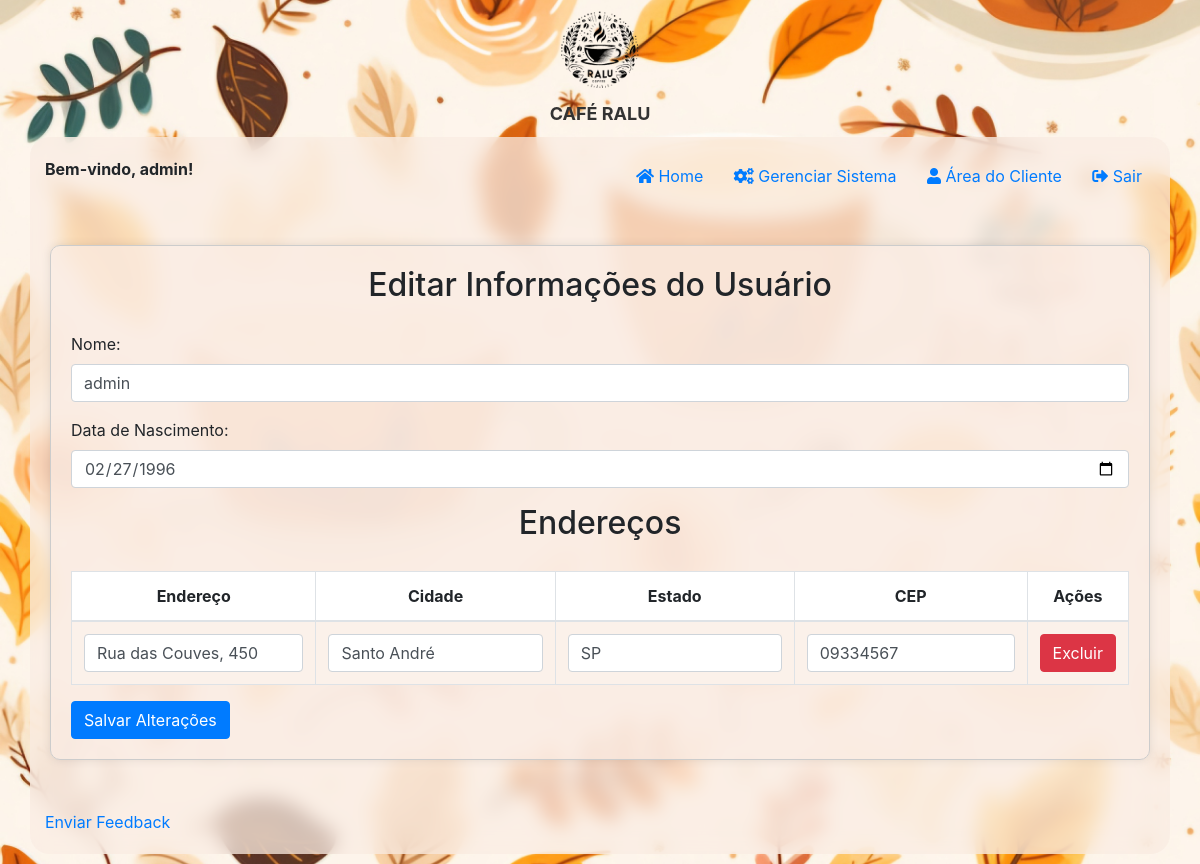
Screenshot of /editar_usuario (signed in) with the database file from the repository.
### models.py (models this page shows)
class Usuario(Base):
    __tablename__ = 'usuarios'
    email = Column(String, primary_key=True)
    nome = Column(String)
    senha = Column(String)
    codigo_recuperacao = Column(String)
    data_nascimento = Column(Date)
    enderecos = relationship('Endereco', back_populates='usuario')
    cartoes_credito = relationship('CartaoCredito', back_populates='usuario')
    compras = relationship('Compra', back_populates='usuario')

class Endereco(Base):
    __tablename__ = 'enderecos'
    id = Column(Integer, primary_key=True, autoincrement=True)
    email_usuario = Column(String, ForeignKey('usuarios.email'), nullable=False)
    endereco = Column(String, nullable=False)
    cidade = Column(String, nullable=False)
    estado = Column(String, nullable=False)
    cep = Column(String, nullable=False)
    usuario = relationship('Usuario', back_populates='enderecos')
    compras = relationship('Compra', back_populates='endereco')

### app.py (the view)
@app.route('/editar_usuario', methods=['GET', 'POST'])
@login_required
def editar_usuario():
    usuario = db_session.query(Usuario).filter_by(email=session['user_id']).first()
    enderecos = db_session.query(Endereco).filter_by(email_usuario=session['user_id']).all()
    if request.method == 'POST':
        usuario.nome = request.form['nome']
        usuario.data_nascimento = datetime.strptime(request.form['data_nascimento'], '%Y-%m-%d').date()
        db_session.commit()
        return redirect(url_for('area_cliente'))
    return render_template('editar_usuario.html', usuario=usuario, enderecos=enderecos)

### app.py (called while the page is built)
def login_required(f):
    @wraps(f)
    def decorated_function(*args, **kwargs):
        if 'user_id' not in session:
            return redirect(url_for('index'))
        return f(*args, **kwargs)
    return decorated_function

### templates/editar_usuario.html (shortened to what this page needs)
{% extends "base.html" %}
{% block content %}
<div class="centered-form">
    <h2>Editar Informações do Usuário</h2>
    <form action="{{ url_for('editar_usuario') }}" method="post" class="needs-validation" novalidate>
        <div class="form-group">
            <label for="nome">Nome:</label>
            <input type="text" id="nome" name="nome" class="form-control" value="{{ usuario.nome }}" required>
        </div>
        <div class="form-group">
            <label for="data_nascimento">Data de Nascimento:</label>
            <input type="date" id="data_nascimento" name="data_nascimento" class="form-control" value="{{ usuario.data_nascimento.strftime('%Y-%m-%d') if usuario.data_nascimento else '' }}" required>
        </div>
        <h2>Endereços</h2>
        <div class="table-responsive">
            <table class="table">
                <thead>
                    <tr>
                        <th>Endereço</th>
                        <th>Cidade</th>
                        <th>Estado</th>
                        <th>CEP</th>
                        <th>Ações</th>
                    </tr>
                </thead>
                <tbody>
                    {% for endereco in enderecos %}
                    <tr>
                        <td><input type="text" name="endereco_{{ endereco.id }}" class="form-control" value="{{ endereco.endereco }}" required></td>
                        <td><input type="text" name="cidade_{{ endereco.id }}" class="form-control" value="{{ endereco.cidade }}" required></td>
                        <td><input type="text" name="estado_{{ endereco.id }}" class="form-control" value="{{ endereco.estado }}" required></td>
                        <td><input type="text" name="cep_{{ endereco.id }}" class="form-control" value="{{ endereco.cep }}" required></td>
                        <td>
                            <form action="{{ url_for('excluir_endereco', endereco_id=endereco.id) }}" method="post" style="display:inline;">
                                <button type="submit" class="btn btn-danger">Excluir</button>
                            </form>
                        </td>
                    </tr>
                    {% endfor %}
                </tbody>
            </table>
        </div>
        <button type="submit" class="btn btn-primary">Salvar Alterações</button>
    </form>
</div>
{% endblock %}

### templates/base.html (shortened to what this page needs)
<!DOCTYPE html>
<html lang="en">
<head>
    <link rel="stylesheet" href="{{ url_for('static', filename='css/styles.css') }}">
    <link rel="stylesheet" href="https://stackpath.bootstrapcdn.com/bootstrap/4.5.2/css/bootstrap.min.css">
    <link rel="stylesheet" href="https://cdnjs.cloudflare.com/ajax/libs/font-awesome/5.15.3/css/all.min.css">
</head>
<body>
        <div class="logo">
            <img src="{{ url_for('static', filename='logo ralu.png') }}" alt="Logo" class="img-fluid">
            <span class="logo-text">CAFÉ RALU</span>
        </div>
    <div class="container">
        <div class="row">
            <div class="col text-left">
                {% if session.get('user_name') %}
                <span class="bem_vindo">Bem-vindo, {{ session.get('user_name') }}!</span>
                {% endif %}
            </div>
            <div class="col text-right">
                <a href="{{ url_for('catalogo') }}" class="btn btn-link">
                    <i class="fas fa-home"></i> Home
                </a>
                {% if session.get('user_id') == 'admin@admin.com' %}
                <a href="{{ url_for('gerenciar_sistema') }}" class="btn btn-link">
                    <i class="fas fa-cogs"></i> Gerenciar Sistema
                </a>
                {% endif %}
                {% if session.get('user_name') %}
                <a href="{{ url_for('area_cliente') }}" class="btn btn-link">
                    <i class="fas fa-user"></i> Área do Cliente
                </a>
                <a href="{{ url_for('logout') }}" class="btn btn-link">
                    <i class="fas fa-sign-out-alt"></i> Sair
                </a>
                {% else %}
                <a href="{{ url_for('index') }}" class="btn btn-link">
                    <i class="fas fa-sign-in-alt"></i> Login
                </a>
                {% endif %}
            </div>
        </div>
        {% block content %}{% endblock %}
    <a href="{{ url_for('feedback') }}">Enviar Feedback</a>
</div>
</body>
</html>

### static/css/styles.css (style rules this page uses)
body { font-family: Arial, sans-serif; margin: 0; padding: 0; background-image: url('/static/fundo.jpg'); background-size: cover; background-repeat: no-repeat; background-position: center center; background-attachment: fixed; font-size: 18px; }
.bem_vindo { font-weight: bold; }
.logo { display: flex; flex-direction: column; align-items: center; }
.logo img { max-height: 100px; }
.logo-text { font-size: 18px; font-weight: bold; color: #333; }
h1, h2 { text-align: center; font-weight: bold; }
h2 { padding-bottom: 20px; }
label { display: block; margin-bottom: 5px; }
.btn { display: inline-block; padding: 10px 15px; font-size: 16px; font-weight: bold; text-align: center; text-decoration: none; border-radius: 4px; transition: background-color 0.3s; }
.btn-primary { color: #fff; background-color: #007bff; border-color: #007bff; }
.btn-danger { color: #fff; background-color: #dc3545; border-color: #dc3545; }
.form-group { margin-bottom: 15px; position: relative; }
.container { margin: 10px auto; padding: 20px; border-radius: 20px; background-color: rgb(250,236,227,0.75); backdrop-filter: blur(10px); }
.centered-form { max-width: 1100px; margin: 50px auto; padding: 20px; border: 1px solid #ccc; border-radius: 10px; box-shadow: 0 0 10px rgba(0, 0, 0, 0.1); background-color: rgb(250,236,227,0.75); }
.table { width: 100%; margin-bottom: 10px; border-collapse: collapse; background-color: white }
.table-responsive { max-height: 400px; overflow-y: auto; position: relative; ; }
.table-responsive thead th { position: sticky; top: 0; background-color: #fff; z-index: 1; }
thead { background-color: #d1d1d1; text-align: center; }
tbody { background-color: rgb(250,236,227,0.75); text-align: center; }
th, td { padding: 0.75rem; vertical-align: center; border-top: 1px solid #dee2e6; padding: 10px; border: 1px solid #dee2e6; text-align: center; }

### rows the page displays
Usuario: get "admin", nome "admin", data_nascimento "02/27/1996"
Endereco: endereco "Rua das Couves, 450", cidade "Santo André", estado "SP", cep "09334567"
